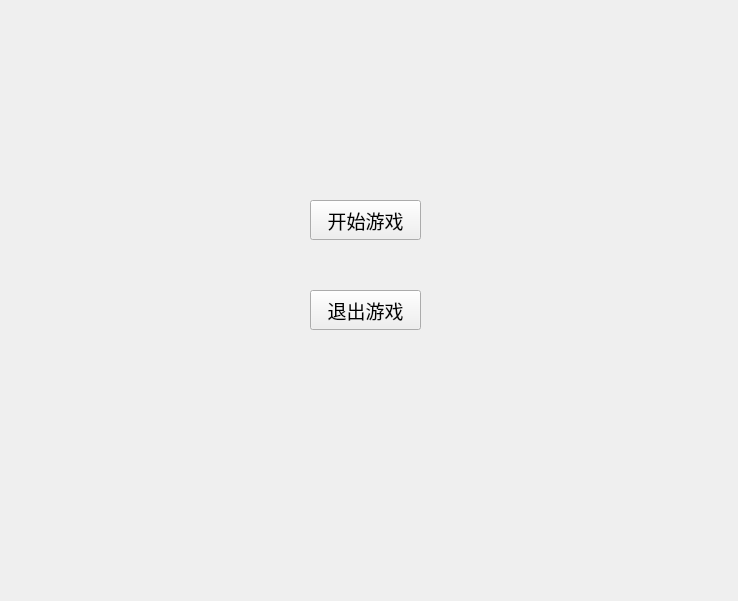
<?xml version="1.0" encoding="UTF-8"?>
<ui version="4.0">
 <class>GuessNumWidget</class>
 <widget class="QWidget" name="GuessNumWidget">
  <property name="geometry">
   <rect>
    <x>0</x>
    <y>0</y>
    <width>738</width>
    <height>601</height>
   </rect>
  </property>
  <property name="contextMenuPolicy">
   <enum>Qt::DefaultContextMenu</enum>
  </property>
  <property name="windowTitle">
   <string>猜数字游戏</string>
  </property>
  <property name="autoFillBackground">
   <bool>false</bool>
  </property>
  <property name="styleSheet">
   <string notr="true">#MainWindow{background-image: url(:/src/src/pic.jpg);}</string>
  </property>
  <widget class="QWidget" name="centralWidget" native="true">
   <property name="geometry">
    <rect>
     <x>0</x>
     <y>0</y>
     <width>730</width>
     <height>530</height>
    </rect>
   </property>
   <widget class="QPushButton" name="pushButton">
    <property name="geometry">
     <rect>
      <x>310</x>
      <y>200</y>
      <width>111</width>
      <height>40</height>
     </rect>
    </property>
    <property name="font">
     <font>
      <family>楷体</family>
      <pointsize>14</pointsize>
     </font>
    </property>
    <property name="text">
     <string>开始游戏</string>
    </property>
   </widget>
   <widget class="QPushButton" name="pushButton_2">
    <property name="geometry">
     <rect>
      <x>310</x>
      <y>290</y>
      <width>111</width>
      <height>40</height>
     </rect>
    </property>
    <property name="font">
     <font>
      <family>楷体</family>
      <pointsize>14</pointsize>
     </font>
    </property>
    <property name="text">
     <string>退出游戏</string>
    </property>
   </widget>
  </widget>
  <widget class="QToolBar" name="mainToolBar">
   <property name="geometry">
    <rect>
     <x>0</x>
     <y>0</y>
     <width>4</width>
     <height>14</height>
    </rect>
   </property>
  </widget>
 </widget>
 <layoutdefault spacing="6" margin="11"/>
 <resources/>
 <connections/>
</ui>
